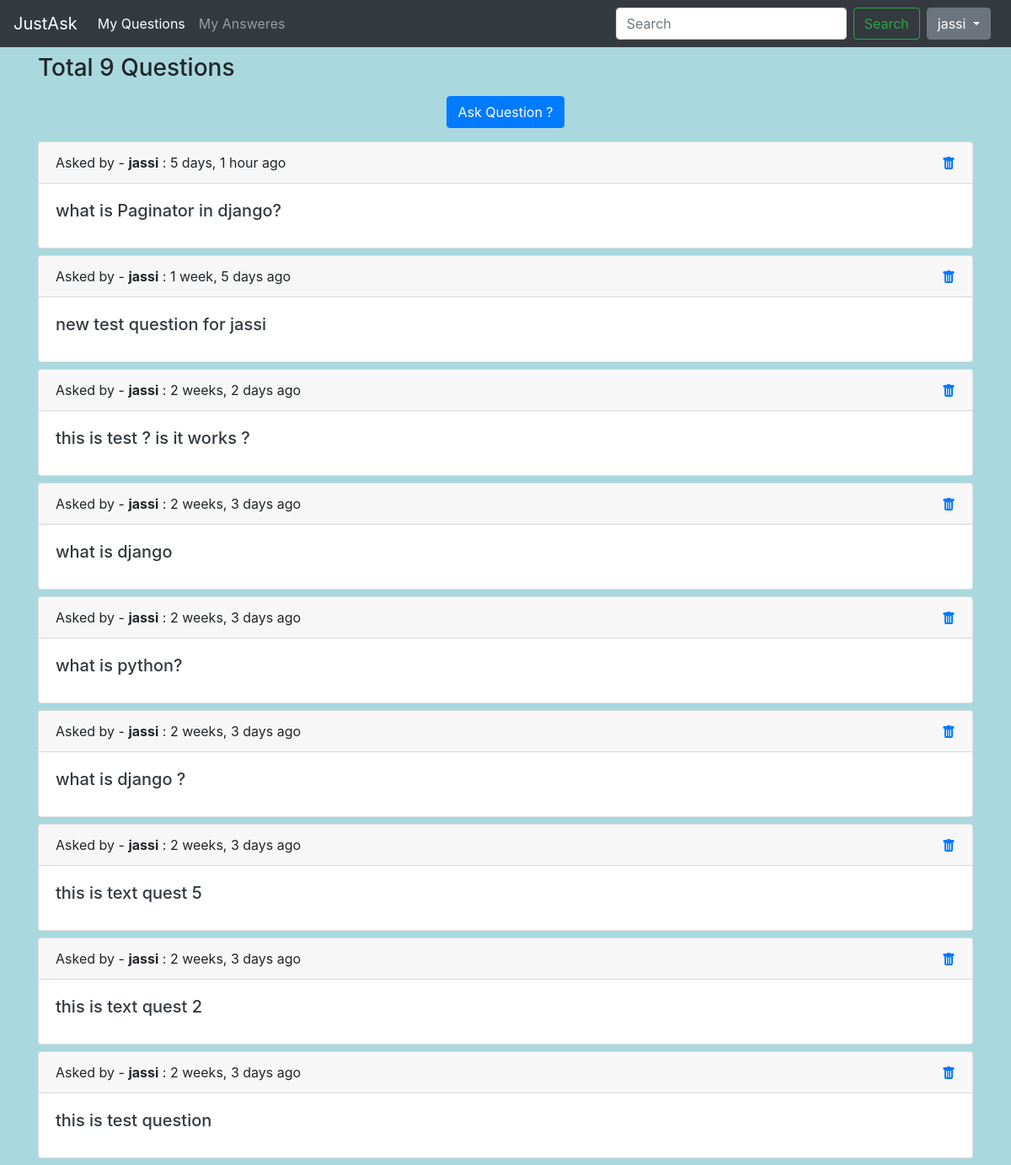
Screenshot of /MyQuestions/ (signed in) with the database file from the repository.
### main/models.py (models this page shows, shortened)
class Question(models.Model):
    ques = models.TextField()
    user = models.ForeignKey(User, on_delete=models.CASCADE)
    date = models.DateTimeField(default=now)

### main/views.py (the view)
# urls.py: path('MyQuestions/', views.MyQuestions),
def MyQuestions(request):
    ques = Question.objects.filter(user=request.user).order_by('-date')
    if ques.count() == 0:
        messages.warning(request, 'You did not ask any answere yet...')
    return render(request, 'main/myques.html', {'questions': ques})

### main/templatetags/extras.py (called while the page is built)
@register.filter(name='Qmark')
def Qmark(val):
    return val.replace('?', '003qmark')

### templates/main/myques.html (shortened to what this page needs)
{% extends 'base.html' %}
{% block myques %}active{% endblock myques %}
{% block body %}
{% load humanize %}
{% load extras %}
<div class="container my-2">
  {% if questions|length is not 0 %}
  <h3>Total {{questions|length}} Questions</h3>
  {% endif %}
  <p>
    <center> <button class="btn btn-primary " type="button" data-toggle="collapse" data-target="#collapseExample"
        aria-expanded="false" aria-controls="collapseExample">
        Ask Question ?
      </button></center>
  </p>
  {% for ques in questions %}
  <div class="card my-2">
    <div class="card-header">
      Asked by - <b>{{ques.user}}</b> : {{ques.date|naturaltime}}
      <a href="/delete/{{ques.ques|Qmark}}/{{ques.pk}}"
        onclick="return confirm('Are you sure you want to delete this Question ?')"><span style="float: right;"></span></a>
    </div>
    <div class="card-body">
      <h5 class="card-title "><a class="text-dark" href="/{{ques.ques|Qmark}}/{{ques.pk}}">{{ques.ques}}</a>
      </h5>
    </div>
  </div>
  {% endfor %}
</div>
{% endblock body %}

### templates/base.html (shortened to what this page needs)
<!DOCTYPE html>
<html lang="en">
{% load socialaccount %}
{% load static %}
<head>
  <link rel="stylesheet" href="https://stackpath.bootstrapcdn.com/bootstrap/4.5.0/css/bootstrap.min.css"
 />
  <link rel="stylesheet" href="{%static 'css/style.css'%}">
</head>
<body>
  <nav class="navbar navbar-expand-lg navbar-dark bg-dark">
    <a class="navbar-brand" href="/">JustAsk</a>
    <div class="collapse navbar-collapse" id="navbarSupportedContent">
      <ul class="navbar-nav mr-auto">
        {% if user.is_authenticated %}
        <li class="nav-item {% block myques %}{% endblock myques %}">
          <a class="nav-link" href="/MyQuestions">My Questions <span class="sr-only">(current)</span></a>
        </li>
        <li class="nav-item {% block myans %}{% endblock myans %}">
          <a class="nav-link" href="/MyAnsweres">My Answeres</a>
        </li>
        {% endif %}
      </ul>
      <form class="form-inline my-2 my-lg-0" method="GET" action="/search">
        <input class="form-control mr-sm-2" type="search" Required name="search" placeholder="Search" aria-label="Search" />
        <button class="btn btn-outline-success my-2 my-sm-0" type="submit">
          Search
        </button>
        {% if user.is_authenticated %}<div class="dropdown">
          <button class="btn btn-secondary dropdown-toggle mx-2" type="button" id="dropdownMenuButton"
            data-toggle="dropdown" aria-haspopup="true" aria-expanded="false">
            {{user}}
          </button>
        </div>{% endif %}
      </form>
    </div>
  </nav>
  {% block body %}{% endblock body %}
</body>
</html>

### static/css/style.css (style rules this page uses)
* { margin: 0; padding: 0; box-sizing: border-box; }
body { background-color: rgb(169, 216, 223); }

### rows the page displays
Question: user "jassi", date "5 days, 1 hour ago", ques "what is Paginator in django?"
Question: user "jassi", date "1 week, 5 days ago", ques "new test question for jassi"
Question: user "jassi", date "2 weeks, 2 days ago", ques "this is test ? is it works ?"
Question: user "jassi", date "2 weeks, 3 days ago", ques "what is django"
Question: user "jassi", date "2 weeks, 3 days ago", ques "what is python?"
Question: user "jassi", date "2 weeks, 3 days ago", ques "what is django ?"
Question: user "jassi", date "2 weeks, 3 days ago", ques "this is text quest 5"
Question: user "jassi", date "2 weeks, 3 days ago", ques "this is text quest 2"
Question: user "jassi", date "2 weeks, 3 days ago", ques "this is test question"

### other values shown
{{ user }} "jassi"
{{ questions|length }} "9"
